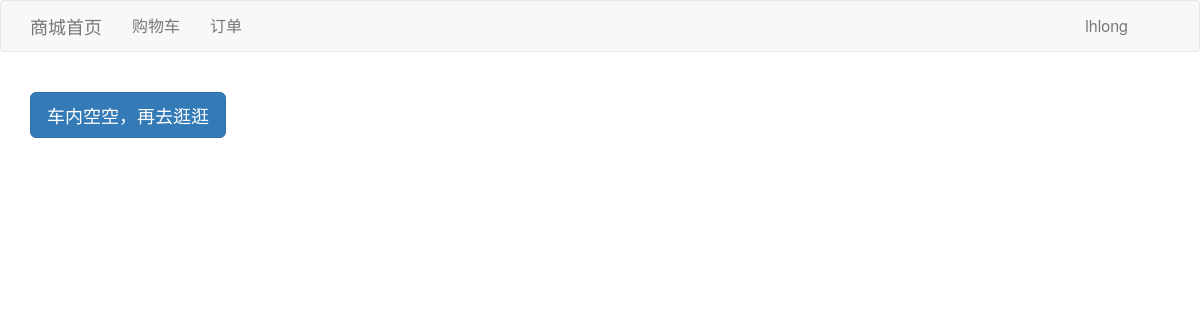
/shopcar/ (signed in), run on an earlier commit of the app's database.
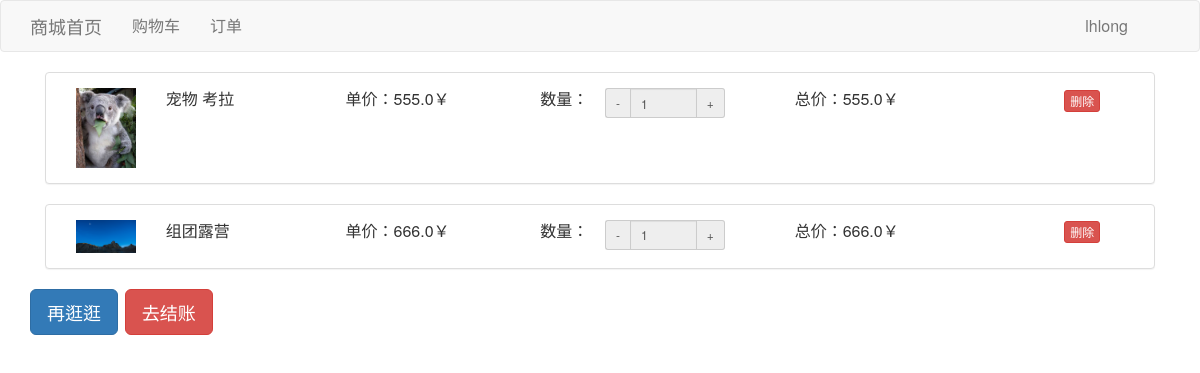
And on a later commit of the database.
### shop/models.py (models this page shows, shortened)
class User(AbstractUser):
    nickname = models.CharField(verbose_name="昵称", max_length=32, null=True, blank=True)
    telphone = models.CharField(verbose_name="手机号码", max_length=11)
    address = models.CharField(verbose_name="邮寄地址", max_length=128)

class ShopCar(models.Model):
    user = models.ForeignKey(to=User, related_name='shopcar')
    product = models.ForeignKey(to=Product, related_name='shopcars')
    count = models.IntegerField(default=0)
    total_price = models.FloatField(default=0.0)

class Product(models.Model):
    pic = models.ImageField(upload_to="product_pic")
    describe = models.TextField()
    price = models.FloatField(default=0.0)
    count = models.IntegerField(default=0)

### shop/views.py (the view)
# urls.py: url(r'^shopcar/', views.shopcar, name='shopcar'),
@login_required
def shopcar(request):
    shopcar = ShopCar.objects.filter(user=request.user)
    return render(request, 'shop_car.html', {'shopcar': shopcar})

### shop/templates/shop_car.html (shortened to what this page needs)
<!DOCTYPE html>
<html>
	<head>
		<link rel="stylesheet" href="/static/css/bootstrap.css" />
	</head>
	<body>
		{% include 'base_nav.html' %}
		<div class="container">
			{% for sc in shopcar %}
			<div class="col-md-12">
				<div class="panel panel-default">
					<div class="panel-body">
						<div class="container-fluid">
							<div class="row">
								<div class="col-md-1 ">
									<img src="/upload/{{sc.product.pic}}" class="img-responsive" alt="Responsive image">
								</div>
								<div class="col-md-2">
									<span>{{sc.product.describe}}</span>
								</div>
								<div class="col-md-2">
									<span>单价：{{sc.product.price}}￥</span>
								</div>
								<div class="col-md-3">
									<div class="col-md-4">数量：</div>
									<div class="input-group col-md-6 input-group-sm" style="">
								        <a href="/del_shopcar/{{sc.id}}" class="input-group-addon">-</a>
								        <input type="text" class="form-control input-sm" id="exampleInputAmount" value="{{ sc.count }}" readonly>
								        <a href="/add_shopcar/{{sc.product.id}}" class="input-group-addon">+</a>
								    </div>
								</div>
								<div class="col-md-3">
									<span>总价：{{ sc.total_price }}￥</span>
								</div>
								<div class="col-md-1">
									<a href="/delete_shopcar/{{ sc.id }}/" type="button" class="btn btn-danger btn-xs">删除</a>
								</div>
							</div>
						</div>
					</div>
				</div>
			</div>
			{% endfor %}
<h3>
				{%if shopcar %}
					<a href="/index" class="btn btn-lg btn-primary">再逛逛</a>
				<a href="/generate" class="btn btn-lg btn-danger">去结账</a>
				{% else %}
				<a href="/index" class="btn btn-lg btn-primary">车内空空，再去逛逛</a>
				{% endif %}
</h3>
		</div>
	</body>
</html>

### shop/templates/base_nav.html
<nav class="navbar navbar-default" role="navigation">
    <div class="container">
    <div class="navbar-header">
        <a class="navbar-brand" href="/index">商城首页</a>
    </div>
    <div>
        <ul class="nav navbar-nav" style="width: 90%;">
            <li><a href="/shopcar">购物车</a></li>
            <li><a href="/order">订单</a></li>
            {% if request.user.is_authenticated %}
            <li style="float:right;"><a href="#">{{request.user.username}}</a></li>
            {% else %}
            <li style="float:right;"><a href="/login">登录</a></li>
            {% endif %}
        </ul>
    </div>
    </div>
</nav>

### shop/templates/shop_car.html (style rules this page uses)
body { font-size: 16px; }

What changed in the data, as far as the page shows it:
added ShopCar: product.pic (picture), product.describe "宠物 考拉", product.price "555.0", count "1", total_price "555.0"
added ShopCar: product.pic (picture), product.describe "组团露营", product.price "666.0", count "1", total_price "666.0"
Also different on the page:
text no longer shown: "车内空空，再去逛逛"
text now shown: "再逛逛 去结账"
